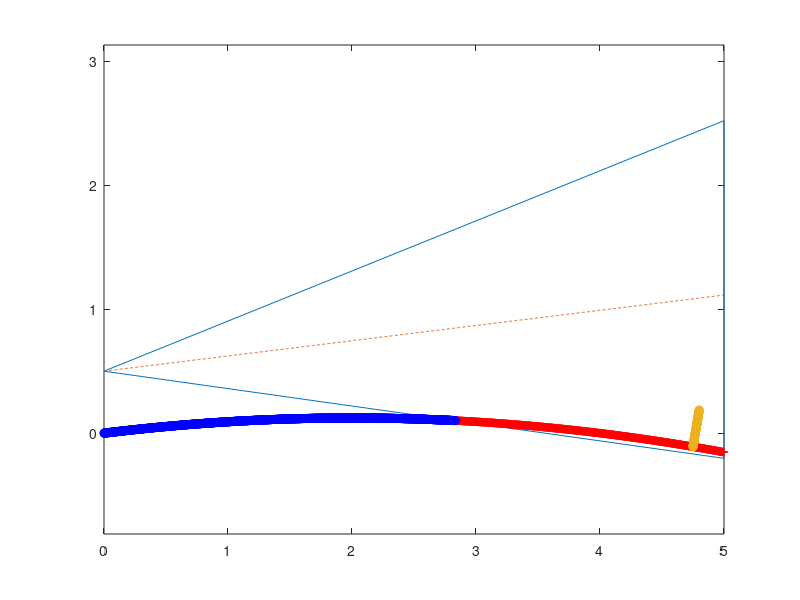

Recreate this plot in MATLAB.
clear

slopeAngle = 7;
slope = tan(slopeAngle*(pi/180));
% slope = 0.13;
XMax = 2;

b = slope;
a = -b/(2*XMax);

SenVert = 30;
MountAngle = 0; %+ve clockwise
% Orientation = 0;
Orientation = atan(-(1/b))*(180/pi) +90;
Gamma = 0.1;

Alpha = ((SenVert/2) + MountAngle + Orientation)*(pi/180);
Beta = ((SenVert/2) - MountAngle - Orientation)*(pi/180);

% DistanceHi = linspace(0.1,200,3999); %increment 50mm
% DistanceHi = linspace(0.1,20,399); %increment 50mm
DistanceHi = linspace(0,5,1911); %increment 10mm
DistanceHiT = transpose(DistanceHi);

% ZPos = linspace(0.1,2.4,461); %increment 5mm
% % ZPos = linspace(0.1,2.4,231); %increment 10mm
% ZPosT = transpose(ZPos);
ZPos = 0.5;

ObjHeightPersep = 0.3;
ObjDistancePersep = 4.75;

l = tan((Alpha-Beta)/2)*DistanceHiT + ZPos;
y1 = -tan(Beta)*DistanceHiT + ZPos;
y2 = tan(Alpha)*DistanceHiT + ZPos;
% g = 0*DistanceHiT ;
% g = -(1/40)*DistanceHiT.^2 + 0.1*DistanceHiT;
g = a*(DistanceHiT.^2) + b*DistanceHiT;
% dg = gradient(g)
dg = 2*a*DistanceHiT +b;

grad = 2*a*ObjDistancePersep +b

if grad == 0
    yObj = linspace(a*ObjDistancePersep.^2 + b*ObjDistancePersep,ObjHeightPersep,100);
    xo(1:100) = ObjDistancePersep;
elseif grad > 0
    ndg = -(1/grad);
    % dg = diff(g)/0.001;
    % obj = (diff(g))
    c = a*ObjDistancePersep.^2 + b*ObjDistancePersep - ndg*ObjDistancePersep;
    xo = linspace(ObjDistancePersep-ObjHeightPersep*sin(atan(ndg)+(pi/2)),ObjDistancePersep,100);
    yObj = ndg*xo + c;
    
elseif grad < 0
    ndg = -(1/grad);
    % dg = diff(g)/0.001;
    % obj = (diff(g))
    c = a*ObjDistancePersep.^2 + b*ObjDistancePersep - ndg*ObjDistancePersep;
    xo = linspace(ObjDistancePersep,ObjDistancePersep-ObjHeightPersep*sin(atan(ndg)-(pi/2)),100);
    yObj = ndg*xo + c;
end

xv = [0 max(DistanceHiT) max(DistanceHiT) 0]';
yv = [ZPos min(y1) max(y2) ZPos]';

xq = DistanceHiT;
yq = g;

[in,on] = inpolygon(xq,yq,xv,yv);

inGnd = xq(in);
if norm(inGnd) > 0
    Gnd = inGnd(1);
else
    Gnd = NaN;
end

figure

plot(xv,yv) % polygon
axis equal

hold on
plot(xq(in),yq(in),'r+') % points inside
plot(xq(~in),yq(~in),'bo') % points outside
plot(DistanceHiT,l,'--')
plot(xo,yObj,'o')
hold off